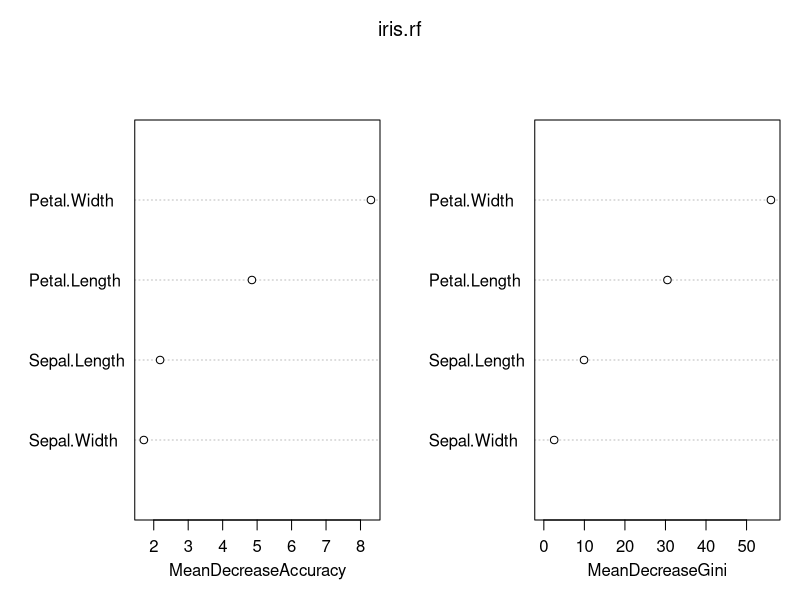
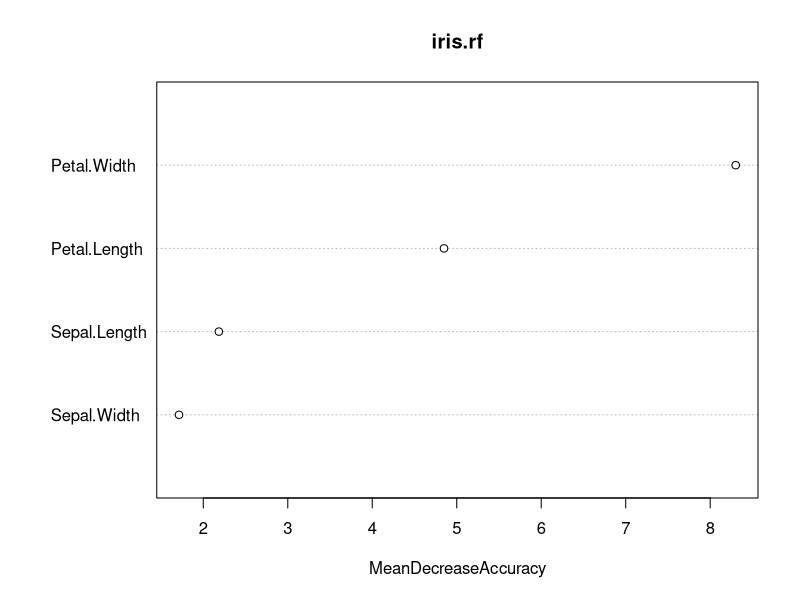
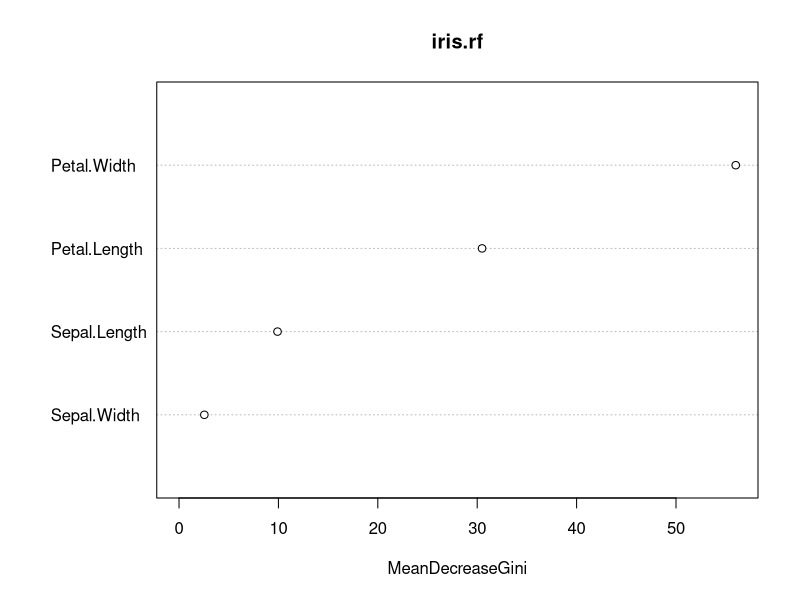
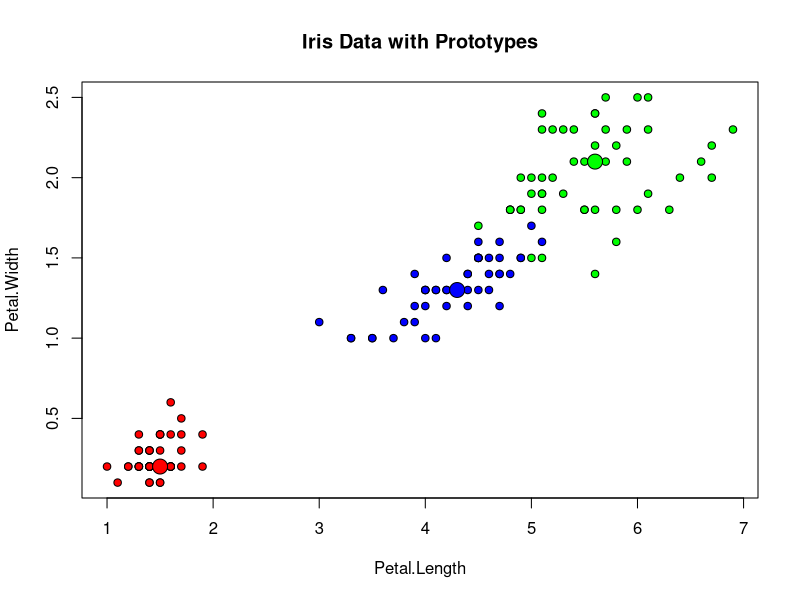

These charts were generated, in order, by the following R code:
#install.packages("randomForest")
#https://cran.r-project.org/web/packages/randomForest/randomForest.pdf

library("randomForest")
data(iris)
summary(iris)
#inclide first 4 variables as input and the last variable (species) as target 
# ntree-  no of trees, 
# mtry - no of variables randomly sampled (default is sqrt(p), p-no of variables).
iris.rf <- randomForest(iris[,-5], iris[,5], ntree=10, mtey=2,importance=TRUE, prox=TRUE)

print(iris.rf)

#importance
iris.rf$importance
importance(iris.rf)

# plot the variable importance plot
# variables with a large 'mean decrease in accuracy' are 
# more important for classification of the data
# The Gini coefficient is a measure of homogeneity from 0 (homogeneous) to 1 (heterogeneous)
# Variables that result in nodes with higher purity have a higher decrease in Gini coefficient.

varImpPlot(iris.rf)
varImpPlot(iris.rf,type=1)  # mean decrease in accuracy
varImpPlot(iris.rf, type=2) # mean decrease in Gini

#The element (i,j) of the proximity matrix is the fraction of trees in which elements i
#and j fall in the same terminal node 
iris.rf$prox

#plot points using two variables
iris.p <- classCenter(iris[,-5], iris[,5], iris.rf$prox)
plot(iris[,3], iris[,4], pch=21, xlab=names(iris)[3], ylab=names(iris)[4],
     bg=c("red", "blue", "green")[as.numeric(factor(iris$Species))],
     main="Iris Data with Prototypes")
points(iris.p[,3], iris.p[,4], pch=21, cex=2, bg=c("red", "blue", "green"))

#Refere to the following paper for more info:
# "Classification and Regression by randomForest" by Andy Liaw and Matthew Wiener in R News (ISSN 1609-3631).


